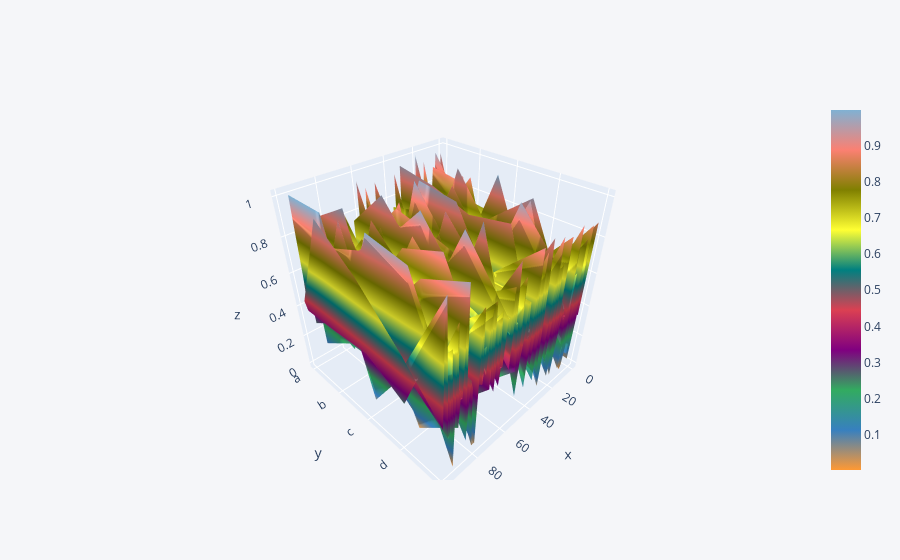

Source (notebook cell):
### Code cell
df.iplot(kind='surface')

### Figure 1 — Plotly figure (JSON) as saved in the notebook; plotly's stock layout.template omitted (floating-point values rounded to 4 significant figures; data arrays with more than 128 entries replaced by an {"elided": "..."} marker saying what was removed)
{"data": [{"y": ["a", "b", "c", "d", "e"], "x": [0, 1, 2, 3, 4, 5, 6, 7, 8, 9, 10, 11, 12, 13, 14, 15, 16, 17, 18, 19, 20, 21, 22, 23, 24, 25, 26, 27, 28, 29, 30, 31, 32, 33, 34, 35, 36, 37, 38, 39, 40, 41, 42, 43, 44, 45, 46, 47, 48, 49, 50, 51, 52, 53, 54, 55, 56, 57, 58, 59, 60, 61, 62, 63, 64, 65, 66, 67, 68, 69, 70, 71, 72, 73, 74, 75, 76, 77, 78, 79, 80, 81, 82, 83, 84, 85, 86, 87, 88, 89, 90, 91, 92, 93, 94, 95, 96, 97, 98, 99], "z": {"elided": "5x100 float values"}, "type": "surface", "colorscale": [[0, "rgb(255, 153, 51)"], [0.1111, "rgb(55, 128, 191)"], [0.2222, "rgb(50, 171, 96)"], [0.3333, "rgb(128, 0, 128)"], [0.4444, "rgb(219, 64, 82)"], [0.5556, "rgb(0, 128, 128)"], [0.6667, "rgb(255, 255, 51)"], [0.7778, "rgb(128, 128, 0)"], [0.8889, "rgb(251, 128, 114)"], [1, "rgb(128, 177, 211)"]]}], "layout": {"title": {"font": {"color": "#4D5663"}}, "paper_bgcolor": "#F5F6F9", "plot_bgcolor": "#F5F6F9", "yaxis": {"tickfont": {"color": "#4D5663"}, "zerolinecolor": "#E1E5ED", "title": {"text": "", "font": {"color": "#4D5663"}}, "gridcolor": "#E1E5ED", "showgrid": true}, "xaxis": {"tickfont": {"color": "#4D5663"}, "zerolinecolor": "#E1E5ED", "title": {"text": "", "font": {"color": "#4D5663"}}, "gridcolor": "#E1E5ED", "showgrid": true}, "legend": {"bgcolor": "#F5F6F9", "font": {"color": "#4D5663"}}}}
